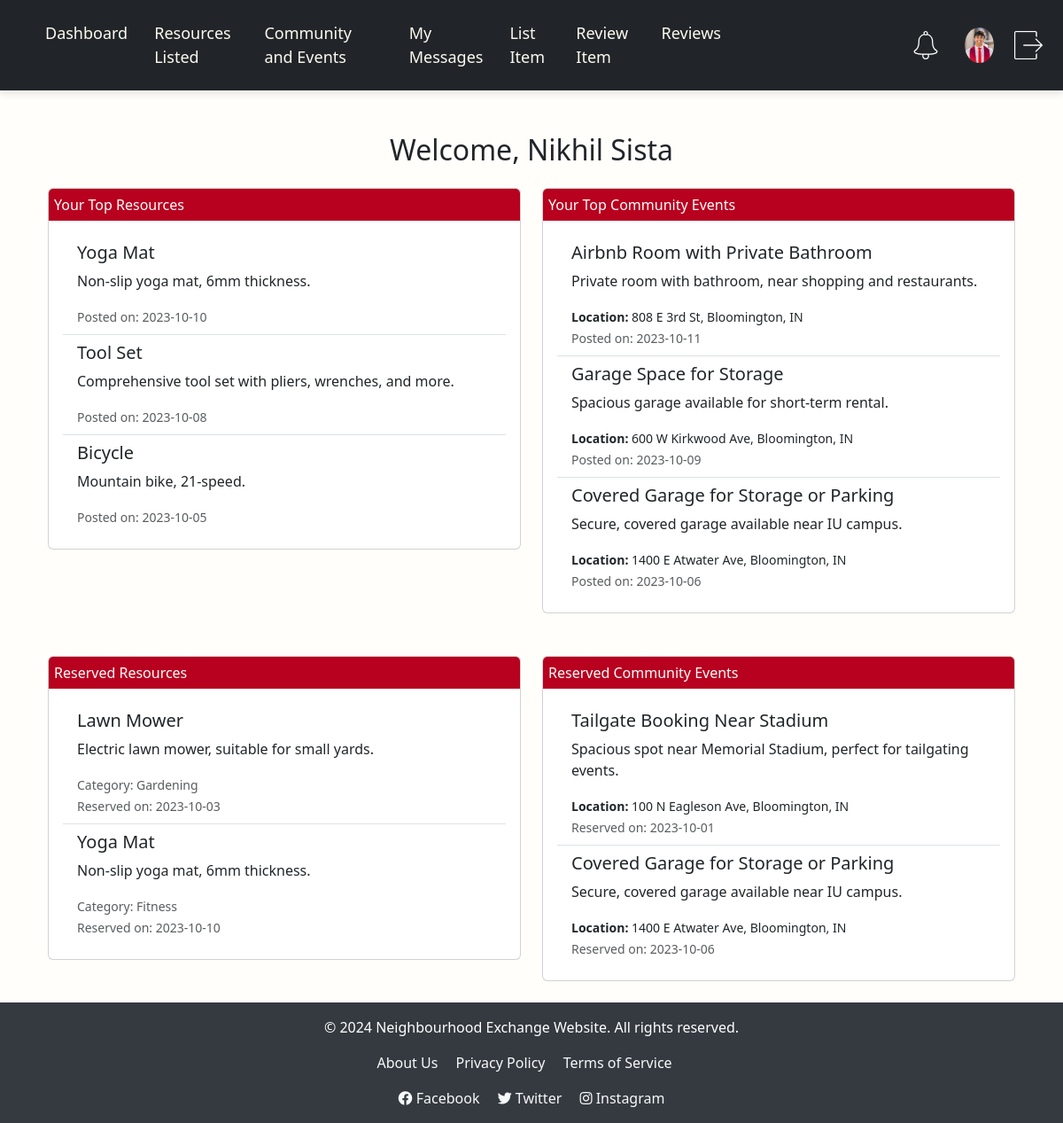
/customer_dashboard (signed in), run on the app's committed database.
### tables this page shows
CREATE TABLE Resources (
        resource_id INTEGER PRIMARY KEY AUTOINCREMENT,
        user_id INTEGER,
        title TEXT NOT NULL,
        description TEXT,
        images TEXT,
        category TEXT,
        availability TEXT,
        date_posted TEXT NOT NULL, reserved_by INTEGER DEFAULT NULL,
        FOREIGN KEY (user_id) REFERENCES Users(user_id)
    );

CREATE TABLE Community (
    community_id INTEGER PRIMARY KEY AUTOINCREMENT,
    user_id INTEGER,
    title TEXT NOT NULL,
    description TEXT,
    images TEXT,
    location TEXT,  -- Changed from category to location
    availability TEXT,
    date_posted TEXT NOT NULL,
    FOREIGN KEY (user_id) REFERENCES Users(user_id)
);

### app.py (the view)
@app.route('/customer_dashboard')
@login_required
def customer_dashboard():
    if 'user_id' not in session or session['role'] != 'Customer':
        return redirect('/login')
    conn = get_db_connection()
    user_id = session['user_id']
    user_name = session['user_name']
    top_resources_query = '''
    SELECT title, description, date_posted
    FROM Resources
    WHERE user_id = ?
    ORDER BY date_posted DESC
    LIMIT 3;
    '''
    top_resources = conn.execute(top_resources_query, (user_id,)).fetchall()
    top_community_events_query = '''
    SELECT title, description, location, date_posted
    FROM Community
    WHERE user_id = ?
    ORDER BY date_posted DESC
    LIMIT 3;
    '''
    top_community_events = conn.execute(top_community_events_query, (user_id,)).fetchall()
    reserved_resources_query = '''
    SELECT title, description, category, date_posted
    FROM Resources
    WHERE user_id = ? AND availability = 'Reserved';
    '''
    reserved_resources = conn.execute(reserved_resources_query, (user_id,)).fetchall()
    reserved_communities_query = '''
    SELECT title, description, location, date_posted
    FROM Community
    WHERE user_id = ? AND availability = 'Reserved';
    '''
    reserved_communities = conn.execute(reserved_communities_query, (user_id,)).fetchall()
    conn.close()
    return render_template(
        'customer_dashboard.html',
        user_name=user_name,
        top_resources=top_resources,
        top_community_events=top_community_events,
        reserved_resources=reserved_resources,
        reserved_communities=reserved_communities
    )

### app.py (called while the page is built)
def get_db_connection():
    conn = sqlite3.connect('community.db')
    conn.row_factory = sqlite3.Row
    return conn

@app.after_request
def add_header(response):
    response.headers['Cache-Control'] = 'no-store, no-cache, must-revalidate, max-age=0'
    response.headers['Pragma'] = 'no-cache'
    response.headers['Expires'] = '0'
    return response

def login_required(f):
    @wraps(f)
    def decorated_function(*args, **kwargs):
        if 'user_id' not in session:
            flash('Please log in to access this page.', 'danger')
            return redirect(url_for('login'))
        return f(*args, **kwargs)
    return decorated_function

### templates/customer_dashboard.html (shortened to what this page needs)
{% extends "base.html" %}
{% block content %}
<div class="container mt-4">
    <h2 class="text-center mb-4">Welcome, {{ user_name }}</h2>
    <div class="row">
        <div class="col-md-6 mb-4">
            <div class="card">
                <div class="card-header buttonUs">
                    Your Top Resources
                </div>
                <div class="card-body">
                    {% if top_resources %}
                    <ul class="list-group list-group-flush">
                        {% for resource in top_resources %}
                        <li class="list-group-item">
                            <h5>{{ resource['title'] }}</h5>
                            <p>{{ resource['description'] }}</p>
                            <small class="text-muted">Posted on: {{ resource['date_posted'] }}</small>
                        </li>
                        {% endfor %}
                    </ul>
                    {% else %}
                    <p>No resources listed yet.</p>
                    {% endif %}
                </div>
            </div>
        </div>
        <div class="col-md-6 mb-4">
            <div class="card">
                <div class="card-header buttonUs">
                    Your Top Community Events
                </div>
                <div class="card-body">
                    {% if top_community_events %}
                    <ul class="list-group list-group-flush">
                        {% for community in top_community_events %}
                        <li class="list-group-item">
                            <h5>{{ community['title'] }}</h5>
                            <p>{{ community['description'] }}</p>
                            <small><strong>Location:</strong> {{ community['location'] }}</small><br>
                            <small class="text-muted">Posted on: {{ community['date_posted'] }}</small>
                        </li>
                        {% endfor %}
                    </ul>
                    {% else %}
                    <p>No community events listed yet.</p>
                    {% endif %}
                </div>
            </div>
        </div>
    </div>
    <div class="row mt-4">
        <div class="col-md-6 mb-4">
            <div class="card">
                <div class="card-header buttonUs">
                    Reserved Resources
                </div>
                <div class="card-body">
                    {% if reserved_resources %}
                    <ul class="list-group list-group-flush">
                        {% for resource in reserved_resources %}
                        <li class="list-group-item">
                            <h5>{{ resource['title'] }}</h5>
                            <p>{{ resource['description'] }}</p>
                            <small class="text-muted">Category: {{ resource['category'] }}</small><br>
                            <small class="text-muted">Reserved on: {{ resource['date_posted'] }}</small>
                        </li>
                        {% endfor %}
                    </ul>
                    {% else %}
                    <p>No reserved resources yet.</p>
                    {% endif %}
                </div>
            </div>
        </div>
        <div class="col-md-6 mb-4">
            <div class="card">
                <div class="card-header buttonUs">
                    Reserved Community Events
                </div>
                <div class="card-body">
                    {% if reserved_communities %}
                    <ul class="list-group list-group-flush">
                        {% for community in reserved_communities %}
                        <li class="list-group-item">
                            <h5>{{ community['title'] }}</h5>
                            <p>{{ community['description'] }}</p>
                            <small><strong>Location:</strong> {{ community['location'] }}</small><br>
                            <small class="text-muted">Reserved on: {{ community['date_posted'] }}</small>
                        </li>
                        {% endfor %}
                    </ul>
                    {% else %}
                    <p>No reserved community events yet.</p>
                    {% endif %}
                </div>
            </div>
        </div>
    </div>
</div>
{% endblock %}

### static/styles.css (style rules this page uses)
body { background-color:#fffefb ; height: 100vh; justify-content: center; align-items: center; margin: 0; }
.buttonUs { font-size: medium; background: #b8001f; color: white; font-weight: 500; border-radius: 5px; padding: 6px 6px; border:none; text-decoration: none; }

### data on the page
Resources: title "Yoga Mat", description "Non-slip yoga mat, 6mm thickness.", date_posted "2023-10-10", category "Fitness"
Resources: title "Tool Set", description "Comprehensive tool set with pliers, wrenches, and more.", date_posted "2023-10-08"
Resources: title "Bicycle", description "Mountain bike, 21-speed.", date_posted "2023-10-05"
Community: title "Airbnb Room with Private Bathroom", description "Private room with bathroom, near shopping and restaurants.", location "808 E 3rd St, Bloomington, IN", date_posted "2023-10-11"
Community: title "Garage Space for Storage", description "Spacious garage available for short-term rental.", location "600 W Kirkwood Ave, Bloomington, IN", date_posted "2023-10-09"
Community: title "Covered Garage for Storage or Parking", description "Secure, covered garage available near IU campus.", location "1400 E Atwater Ave, Bloomington, IN", date_posted "2023-10-06"
Resources: title "Lawn Mower", description "Electric lawn mower, suitable for small yards.", category "Gardening", date_posted "2023-10-03"
Community: title "Tailgate Booking Near Stadium", description "Spacious spot near Memorial Stadium, perfect for tailgating events.", location "100 N Eagleson Ave, Bloomington, IN", date_posted "2023-10-01"

### other printed values
{{ user_name }} "Nikhil Sista"
